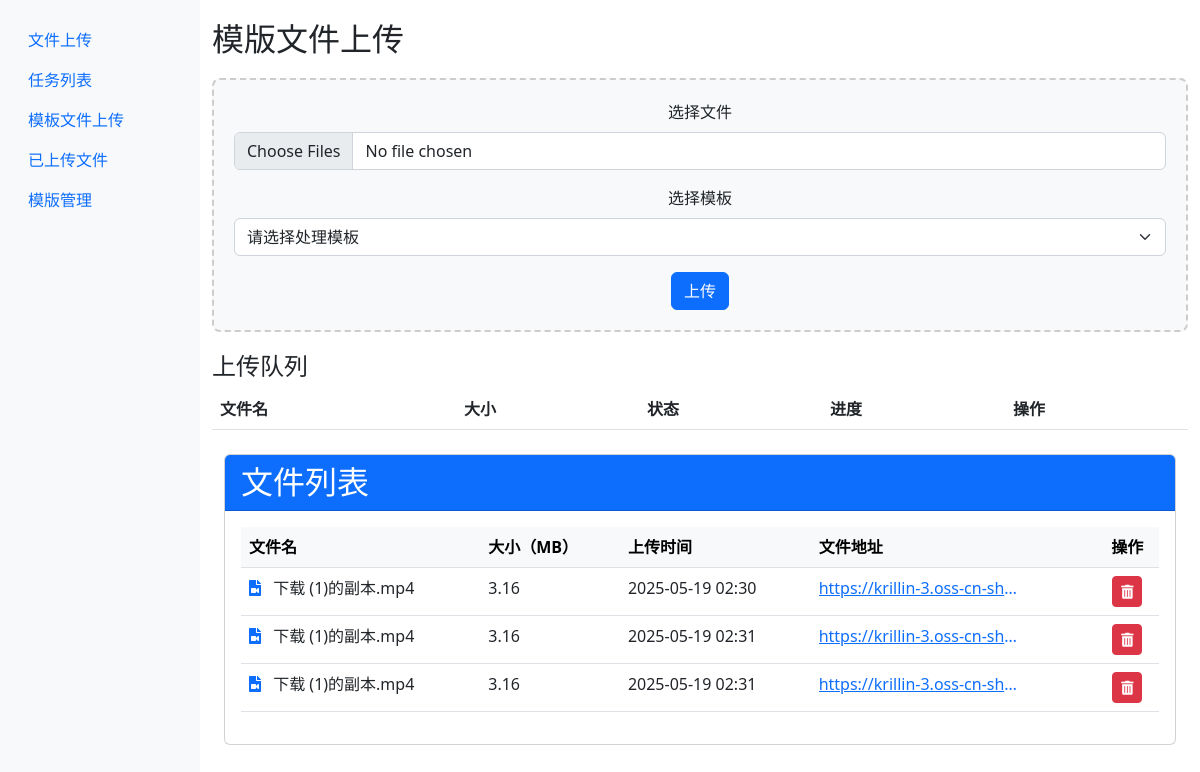
Page /templates on the earlier database version.
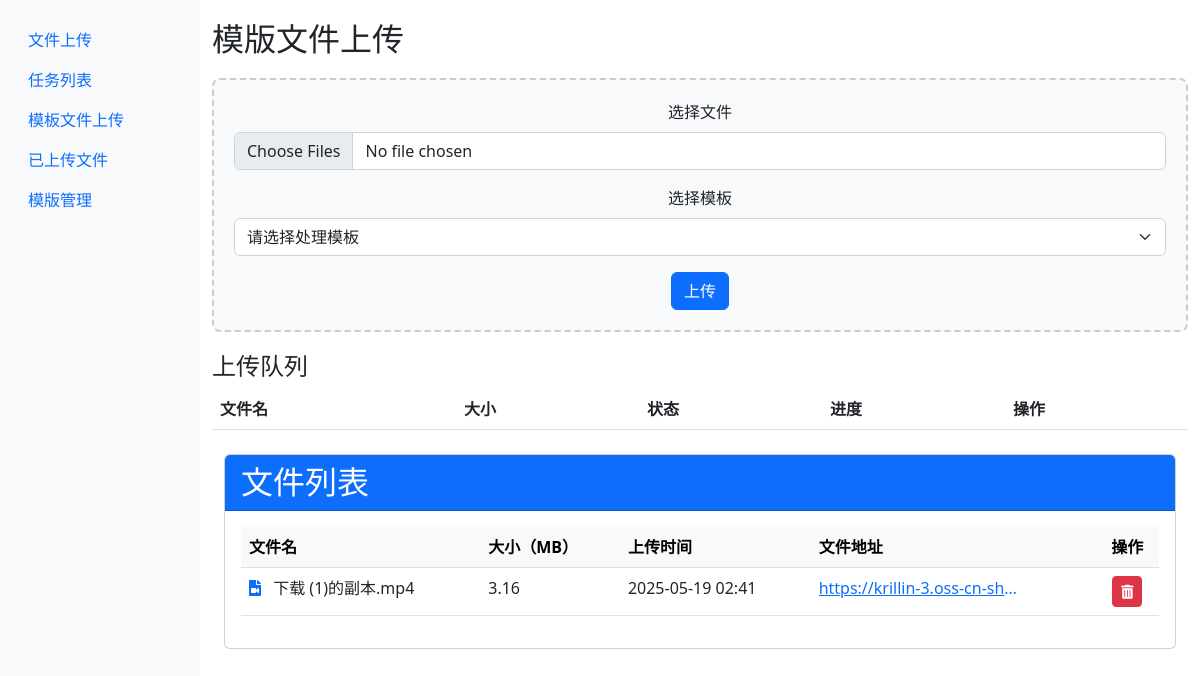
Same page on the later database version.
### models.py (models this page shows, shortened)
class Template(db.Model):
    id = db.Column(db.Integer, primary_key=True)
    filename = db.Column(db.String(100), nullable=False)  # 原始文件名
    oss_url = db.Column(db.String(255), unique=True)      # OSS 文件访问地址
    upload_time = db.Column(db.DateTime, default=datetime.utcnow) # 上传时间
    size = db.Column(db.Integer)                          # 文件大小（字节）
    description = db.Column(db.String(200))               # 可选：文件描述

### app.py (the view)
@app.route('/templates')
def templates():
    files = Template.query.all()
    return render_template('templates.html', files=files)

### templates/templates.html (shortened to what this page needs)
{% extends "base.html" %}
{% block content %}
<div class="upload-container">
    <h2>模版文件上传</h2>
    <div class="upload-area" id="dropZone">
        <form id="uploadForm" enctype="multipart/form-data">
            <div class="mb-3">
                <label for="fileInput" class="form-label">选择文件</label>
                <input type="file" class="form-control" id="fileInput" multiple accept="video/*">
            </div>
            <div class="mb-3">
                <label for="templateSelect" class="form-label">选择模板</label>
                <select class="form-select" id="templateSelect">
                    <option value="">请选择处理模板</option>
                </select>
            </div>
            <button type="submit" class="btn btn-primary">上传</button>
        </form>
    </div>
    <div id="fileList" class="mt-3">
        <h4>上传队列</h4>
        <table class="table">
            <thead>
                <tr>
                    <th>文件名</th>
                    <th>大小</th>
                    <th>状态</th>
                    <th>进度</th>
                    <th>操作</th>
                </tr>
            </thead>
        </table>
    </div>
</div>
<div class="container mt-4">
    <div class="card">
        <div class="card-header bg-primary text-white d-flex justify-content-between align-items-center">
            <h2 class="mb-0">文件列表</h2>
        </div>
        <div class="card-body">
            <div class="table-responsive">
                <table class="table table-hover">
                    <thead class="table-light">
                        <tr>
                            <th>文件名</th>
                            <th>大小（MB）</th>
                            <th>上传时间</th>
                            <th>文件地址</th>
                            <th class="text-center">操作</th>
                        </tr>
                    </thead>
                    <tbody>
                        {% for file in files %}
                        <tr>
                            <td>
                                <i class="fas fa-file-video text-primary me-2"></i>
                                {{ file.filename }}
                            </td>
                            <td>{{ (file.size / (1024*1024))|round(2) }}</td>
                            <td>{{ file.upload_time.strftime('%Y-%m-%d %H:%M') }}</td>
                            <td>
                                <a href="{{ file.oss_url }}" target="_blank" class="text-truncate d-inline-block" style="max-width: 200px;" title="{{ file.oss_url }}">
                                    {{ file.oss_url }}
                                </a>
                            </td>
                            <td class="text-center">
                                <form method="post" action="/api/upload/templates/delete//{{ file.id }}" class="d-inline">
                                    <button type="submit" class="btn btn-danger btn-sm"
                                            onclick="return confirm('确定要删除这个文件吗?')"
                                            title="删除文件">
                                        <i class="fas fa-trash-alt"></i>
                                    </button>
                                </form>
                            </td>
                        </tr>
                        {% endfor %}
                    </tbody>
                </table>
            </div>
        </div>
    </div>
</div>
<link rel="stylesheet" href="https://cdnjs.cloudflare.com/ajax/libs/font-awesome/5.15.4/css/all.min.css">
{% endblock %}

### templates/base.html (shortened to what this page needs)
<!DOCTYPE html>
<html>
<head>
    <link rel="stylesheet" href="{{ url_for('static', filename='css/style.css') }}">
    <link href="https://cdn.bootcdn.net/ajax/libs/twitter-bootstrap/5.2.3/css/bootstrap.min.css" rel="stylesheet">
</head>
<body>
    <div class="container-fluid">
        <div class="row">
            <div class="col-md-2 sidebar">
                <ul class="nav flex-column">
                    <li class="nav-item">
                        <a class="nav-link" href="{{ url_for('upload') }}">文件上传</a>
                    </li>
                    <li class="nav-item">
                        <a class="nav-link" href="{{ url_for('task_list') }}">任务列表</a>
                    </li>
                    <li class="nav-item">
                        <a class="nav-link" href="{{ url_for('templates') }}">模板文件上传</a>
                    </li>
                    <li class="nav-item">
                        <a class="nav-link" href="{{ url_for('files') }}">已上传文件</a>
                    </li>
                    <li class="nav-item">
                        <a class="nav-link" href="{{ url_for('taskstyles') }}">模版管理</a>
                    </li>
                </ul>
            </div>
            <div class="col-md-10 main-content">
                {% block content %}{% endblock %}
            </div>
        </div>
    </div>
</body>
</html>

### static/css/style.css (style rules this page uses)
.sidebar { background-color: #f8f9fa; min-height: 100vh; padding: 20px; }
.main-content { padding: 20px; }
.upload-area { border: 2px dashed #ccc; border-radius: 8px; padding: 20px; text-align: center; margin: 20px 0; background: #f8f9fa; }

### templates/templates.html (style rules this page uses)
.upload-area { border: 2px dashed #ccc; border-radius: 8px; padding: 20px; text-align: center; margin: 20px 0; background: #f8f9fa; }

Differences in the rows shown:
removed Template: filename "下载 (1)的副本.mp4", (file.size/(1024*1024))|round(2) "3.16", upload_time "2025-05-19 02:31", oss_url "https://krillin-3.oss-cn-sh…"
removed Template: filename "下载 (1)的副本.mp4", (file.size/(1024*1024))|round(2) "3.16", upload_time "2025-05-19 02:31", oss_url "https://krillin-3.oss-cn-sh…"
changed Template "下载 (1)的副本.mp4": upload_time "2025-05-19 02:30" → "2025-05-19 02:41"
